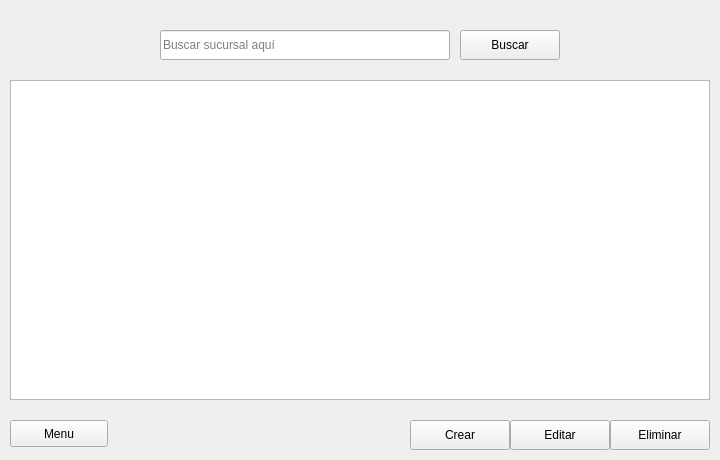
<?xml version="1.0" encoding="UTF-8"?>
<ui version="4.0">
 <class>Sucursal</class>
 <widget class="QWidget" name="Sucursal">
  <property name="geometry">
   <rect>
    <x>0</x>
    <y>0</y>
    <width>720</width>
    <height>460</height>
   </rect>
  </property>
  <property name="windowTitle">
   <string>Sucursales</string>
  </property>
  <widget class="QPushButton" name="Eliminar">
   <property name="geometry">
    <rect>
     <x>610</x>
     <y>420</y>
     <width>100</width>
     <height>30</height>
    </rect>
   </property>
   <property name="text">
    <string>Eliminar</string>
   </property>
  </widget>
  <widget class="QPushButton" name="Editar">
   <property name="geometry">
    <rect>
     <x>510</x>
     <y>420</y>
     <width>100</width>
     <height>30</height>
    </rect>
   </property>
   <property name="text">
    <string>Editar</string>
   </property>
  </widget>
  <widget class="QPushButton" name="Crear">
   <property name="geometry">
    <rect>
     <x>410</x>
     <y>420</y>
     <width>100</width>
     <height>30</height>
    </rect>
   </property>
   <property name="text">
    <string>Crear</string>
   </property>
  </widget>
  <widget class="QPushButton" name="Btn_search">
   <property name="geometry">
    <rect>
     <x>460</x>
     <y>30</y>
     <width>100</width>
     <height>30</height>
    </rect>
   </property>
   <property name="text">
    <string>Buscar</string>
   </property>
  </widget>
  <widget class="QLineEdit" name="Search_box">
   <property name="geometry">
    <rect>
     <x>160</x>
     <y>30</y>
     <width>290</width>
     <height>30</height>
    </rect>
   </property>
   <property name="styleSheet">
    <string notr="true"/>
   </property>
   <property name="placeholderText">
    <string>Buscar sucursal aquí</string>
   </property>
  </widget>
  <widget class="QPushButton" name="Btn_menu_1">
   <property name="geometry">
    <rect>
     <x>10</x>
     <y>420</y>
     <width>98</width>
     <height>27</height>
    </rect>
   </property>
   <property name="text">
    <string>Menu</string>
   </property>
  </widget>
  <widget class="QTableView" name="tableView">
   <property name="geometry">
    <rect>
     <x>10</x>
     <y>80</y>
     <width>700</width>
     <height>320</height>
    </rect>
   </property>
  </widget>
 </widget>
 <resources/>
 <connections/>
</ui>
